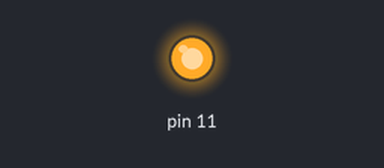
The program below on a simulated Raspberry Pi (header pin numbers). On the bench: output pins drawn as LEDs (lit = HIGH). At 3.0 s the program stops and its outputs stay as they are.

Above: at 0.1 s.
At 3.1 s:
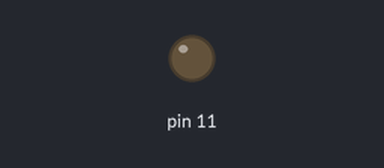
Timing chart, 0 to 4.5 s (numbered marks = the images above):
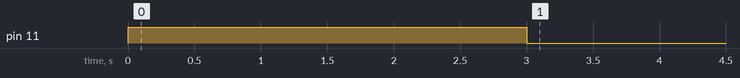

Measured:
- by itself, pin 11: LOW → HIGH at 0.00 s, → LOW 3.0 s later

The program:

led.py
```python
#!/usr/bin/env python
# encoding: utf-8

# 导入模块RPI.GPIO，命名为别名为GPIO
import RPi.GPIO as GPIO
# 导入time模块
import time

# 声明 GPIO 使用物理编号方式，也就是11号口就是物理编号11号口
GPIO.setmode(GPIO.BOARD)

# 声明11号口是用于输出模式
GPIO.setup(11, GPIO.OUT)

# 设置11号口为高电压，也就是11号口变为3.3伏
# 这行代码执行之后，11号口变为高电压，
# 那么根据电路原理，led灯就会亮起来
GPIO.output(11, GPIO.HIGH)

# 程序休眠3秒钟，程序休眠期间，led灯会一直亮着
time.sleep(3)

# 设置11号口为低电压，也就是11号口变为0伏，和GND一样
# 这行代码执行之后，11号口变为低电压，那么根据电路原理，led灯就会熄灭
GPIO.output(11, GPIO.LOW)

# 将所有的GPIO口状态恢复为初始化，一般代码结束都执行此代码，这是一个好习惯
GPIO.cleanup()
```
